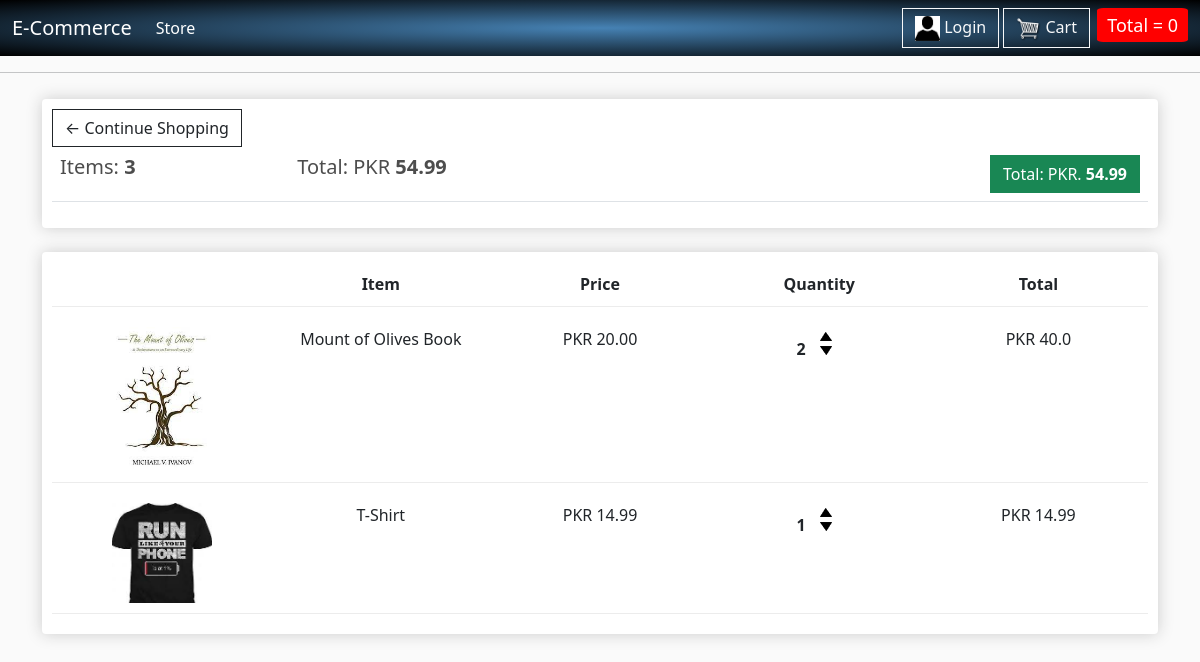
The app's page /cart/ (signed in) with its own data.
### store/models.py (models this page shows, shortened)
class Order(models.Model):
    customer = models.ForeignKey(Customer, on_delete=models.SET_NULL, null=True, blank=True)
    date_ordered = models.DateTimeField(auto_now_add=True)
    complete = models.BooleanField(default=False)
    transaction_id = models.CharField(max_length=100, null=True)
    @property
    def get_cart_total(self):
        orderItems = self.orderitem_set.all()
        total = sum([item.get_total for item in orderItems])
        return total
    @property
    def get_cart_items(self):
        orderItems = self.orderitem_set.all()
        total = sum([item.quantity for item in orderItems])
        return total

class OrderItem(models.Model):
    product = models.ForeignKey(Product, on_delete=models.SET_NULL, null=True, blank=True)
    order = models.ForeignKey(Order, on_delete=models.SET_NULL, null=True, blank=True)
    quantity = models.IntegerField(default=0, null=True, blank=True)
    date_ordered = models.DateTimeField(auto_now_add=True)
    @property
    def get_total(self):
        total = self.product.price * self.quantity
        return total

class Product(models.Model):
    name = models.CharField(max_length=200, null=True)
    price = models.FloatField(max_length=6)
    digital = models.BooleanField(default=False, null=True, blank=True)
    image = models.ImageField(null=True, blank=True)  # After adding this, go to settings.py to MEDIA_ROUTE
    @property
    def imageURL(self):
        try:
            url = self.image.url
        except:
            url = ''
        return url      # Now update the img in store.html from product.image.url to product.imageURL

### store/views.py (the view)
# urls.py: path('cart/', views.cart, name = "cart"),
def cart(request):
    if request.user.is_authenticated:
        customer = request.user.customer
        order, created = Order.objects.get_or_create(customer, complete=False)  # get_or_create() => Queries an obj with certain val, if it doesn't exist, it creates it
        items = order.orderitem_set.all() # Getting All the orderitems that have a certain order as parent | we can query child obj by setting the parent val & then the child obj with all lowercase values
    else:
        items = []
        order = {'get_cart_total': 0,'get_cart_items': 0}
    context = {'items': items, 'order': order}
    return render(request, 'store/cart.html', context)

### store/templates/store/cart.html (shortened to what this page needs)
{% extends 'store/main.html' %}
{% load static %}
{% block content %}
<div class="row">
    <div class="col-lg-12">
        <div class="box-element">
            <a class="btn btn-outline-dark" href="{% url 'store' %}">&#x2190; Continue Shopping</a>
            <br>
            <table class="table">
                <tr>
                    <th>
                        <h5>Items: <strong> {{order.get_cart_items}} </strong></h5>
                    </th>
                    <th>
                        <h5>Total: PKR <strong> {{order.get_cart_total}} </strong></h5>
                    </th>
                    <th>
                        <a style="float:right" ; margin:5px; class="btn btn-success" href="{% url 'checkout' %}">Total:
                            PKR.
                            <strong> {{order.get_cart_total}} </strong></a>
                    </th>
                </tr>
            </table>
        </div>
        <br>
        <div class="box-element">
            <div class="cart-row">
                <div style="flex:2"></div>
                <div style="flex:2"><strong> Item </strong></div>
                <div style="flex:2"><strong> Price </strong></div>
                <div style="flex:2"><strong> Quantity</strong></div>
                <div style="flex:2"><strong> Total </strong></div>
            </div>
            {% for item in items %}
            <div class="cart-row">
                <div style="flex:2"><img class="row-image" src="{{item.product.imageURL}}"></div>
                <div style="flex:2"> {{item.product.name}}</div>
                <div style="flex:2"> PKR {{item.product.price|floatformat:2}}</div>
                <div style="flex:2">
                    <p class="quantity"> {{item.quantity}} </p>
                    <div class="quantity">
                        <img class="chg-quantity" src="{% static  'images/arrow-up.png' %}">
                        <img class="chg-quantity" src="{% static  'images/arrow-down.png' %}">
                    </div>
                </div>
                <div style="flex:2"> PKR {{item.get_total}}</div>
            </div>
            {% endfor %}
        </div>
    </div>
</div>
{% endblock content %}

### static/css/main.css (style rules this page uses)
body { background-color: hsl(0, 0%, 98%);*/ }
h1,h2,h3,h4,h5,h6 { color:hsl(0, 0%, 30%); }
.box-element { box-shadow:hsl(0, 0%, 80%) 0 0 16px; background-color: #fff; border-radius: 4px; padding: 10px; }
.col-lg-4, .col-lg-6, .col-lg-8, .col-lg-12 { margin-top: 10px; }
.btn { border-radius: 0; }
.row-image { width: 100px; }
.cart-row { display: flex; padding-top:10px; align-items: flex-stretch; padding-bottom: 10px; margin-bottom: 10px; border-bottom: 1px solid #ececec; text-align:center; }
.quantity { display: inline-block; font-weight: 700; padding-right:10px; }
.chg-quantity { width: 12px; cursor: pointer; display: block; margin-top: 5px; transition:.1s; }

### records on screen
Order: get_cart_items "3", get_cart_total "54.99"
OrderItem: product.imageURL (picture), product.name "Mount of Olives Book", product.price "20.00", quantity "2", get_total "40.0"
OrderItem: product.imageURL (picture), product.name "T-Shirt", product.price "14.99", quantity "1", get_total "14.99"
